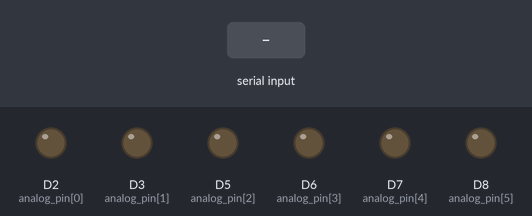
Bench run of a sketch on a simulated Arduino Zero (SAMD21). Shown: output pins drawn as LEDs (lit = HIGH). The inputs (shaded band) are chosen by the test bench. What the sketch prints to the serial monitor is not drawn.

Above: at 1.2 s.
1.3 s: "30,150,10,200,45,90\n" received over Serial
At 1.7 s:
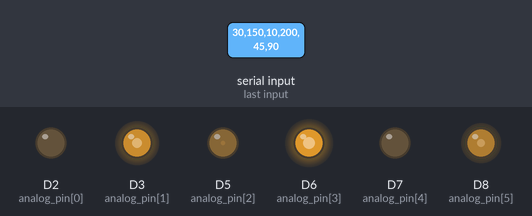
3.3 s: "90,45,200,10\n" received over Serial
6.3 s: "90,45,200,10,150,30\n" received over Serial
Timing chart, 0 to 9.3 s (numbered marks = the images above; inputs shaded):
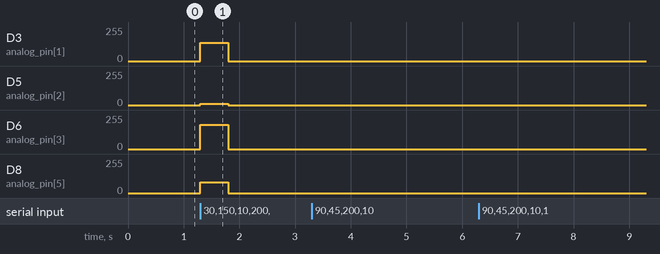

Measured:
- after the input at 1.3 s, D3 (analog_pin[1]): 0/255 → 137/255 at once, → 0/255 0.50 s later; D5 (analog_pin[2]): 0/255 → 9/255 at once, → 0/255 0.50 s later; D6 (analog_pin[3]): 0/255 → 183/255 at once, → 0/255 0.50 s later; D8 (analog_pin[5]): 0/255 → 82/255 at once, → 0/255 0.50 s later
- after the input at 3.3 s, every drawn part: stays the same
- after the input at 6.3 s, every drawn part: stays the same

The sketch:

sketch_sofa_arduino_due.ino
```cpp
//#include <stdio.h>

uint8_t fed_pressure[7];
float cmd_pressure[6];
uint8_t analog_pin[6] = {2,3,5,6,7,8};
char start_byte;
int a;
unsigned long serial_true_time, serial_false_time;


// New variables :
float FromPC1, FromPC2, FromPC3, FromPC4, FromPC5, FromPC6;
float PMax = 180.0 ; // Max pressure kPa

void setup() {
  SerialUSB.begin(115200);
 // Serial.setTimeout(1);

 // SerialUSB.begin(115200);
  // set PWM mode, 0-5 correspond to pressure regulator 1-6
  pinMode(analog_pin[0],OUTPUT);
  pinMode(analog_pin[1],OUTPUT);
  pinMode(analog_pin[2],OUTPUT);
  pinMode(analog_pin[3],OUTPUT);
  pinMode(analog_pin[4],OUTPUT);
  pinMode(analog_pin[5],OUTPUT);
  serial_true_time = 0;
  serial_false_time = 0;
 /* while (!Serial)
  {;
    } */
//  delay(1000);
}

void loop() {

  /* Version JIALEI
  // put your main code here, to run repeatedly:
  if(SerialUSB.available())
  {
    Receive_cmd_Pressure();
  }
  // convert the cmd pressure to PWM and send out the PWM
  analogWrite(0,int(cmd_pressure[0]/2.772*255));
  analogWrite(1,int(cmd_pressure[1]/2.772*255));
  analogWrite(2,int(cmd_pressure[2]/2.772*255));
  analogWrite(3,int(cmd_pressure[3]/2.772*255));
  analogWrite(4,int(cmd_pressure[4]/2.772*255));
  analogWrite(5,int(cmd_pressure[5]/2.772*255));
  // ms
  delay(5); */

  /*
 while (!Serial.available());
  Serial.print(100); */

  //Serial.println(loop_nb);

  // NEW ONE

    if (SerialUSB.available()>0)
  {
    serial_true_time = millis();
    FromPC1 = SerialUSB.parseFloat();
    FromPC2 = SerialUSB.parseFloat();
    FromPC3 = SerialUSB.parseFloat();
    FromPC4 = SerialUSB.parseFloat();
    FromPC5 = SerialUSB.parseFloat();
    FromPC6 = SerialUSB.parseFloat();

    if (SerialUSB.read()!= '\n')
    {
      SerialUSB.print("Warning parsing numbers!");
      SerialUSB.print("got: ");
      SerialUSB.print(FromPC1);
      SerialUSB.print(",");
      SerialUSB.print(FromPC2);
      SerialUSB.print(",");
      SerialUSB.println(FromPC3);
      SerialUSB.print(",");
      SerialUSB.print(FromPC4);
      SerialUSB.print(",");
      SerialUSB.print(FromPC5);
      SerialUSB.print(",");
      SerialUSB.println(FromPC6);
    }
    else
    {
    // SerialUSB.print("Test1");
        if (FromPC1 > PMax || FromPC2 > PMax || FromPC3 > PMax)
        {
          SerialUSB.print("Warning, some pressures too high! Something wrong with: ");
        }
        else
        {
      //    SerialUSB.println("testla");
        /*  SerialUSB.print("Good values : ");
          SerialUSB.print("got: PC1 = ");
        SerialUSB.print(FromPC1);
        SerialUSB.print(", PC 2 = ");
        SerialUSB.print(FromPC2);
        SerialUSB.print(", PC3 = ");
        SerialUSB.print(FromPC3);
                  SerialUSB.print("got: PC4 = ");
        SerialUSB.print(FromPC4);
        SerialUSB.print(", PC 5 = ");
        SerialUSB.print(FromPC5);
        SerialUSB.print(", PC6 = ");
        SerialUSB.println(FromPC6);    */
          setBar(0,FromPC1);
          setBar(1,FromPC2);
          setBar(2,FromPC3);
          setBar(3,FromPC4);
          setBar(4,FromPC5);
          setBar(5,FromPC6);
        }
    }
  }
  else
  { serial_false_time = millis();
    if (serial_false_time-serial_true_time > 500)
    {
      setBar(0,0);
      setBar(1,0);
      setBar(2,0);
      setBar(3,0);
      setBar(4,0);
      setBar(5,0);
   }

  }
}

void setBar(int chan, float value)
{
  // 10V = 3bar
  // 1V = 0.3 bar
  float pressure = value/100;
 // int v = constrain(PWM,0,MAX_PWM);

  // analogWrite(ports[chan-1],v);
  //SerialUSB.println(pressure);
  analogWrite(analog_pin[chan],int(pressure/2.78*255));
}


/*
// OLD NON USED FUNCTIONS
void Send_Pressure()
{
  float pressure_temp;
  fed_pressure[0] = 250;
  for(int i=0; i++;i<5)
  {
    pressure_temp = (analogRead(analog_pin[i])*10.098/1023-0.35)/3;
    fed_pressure[i+1] = uint8_t(pressure_temp*100); // 1000 scale
  }
  // send the pressure out
  SerialUSB.write(fed_pressure,sizeof(fed_pressure));
}

void Receive_cmd_Pressure()
{
  start_byte = Serial.read();
  if (start_byte == 's'){
    for (int i=0; i++;i<5)
    {
      cmd_pressure[i] = Serial.read()/100;
    }
  }
}*/
```
